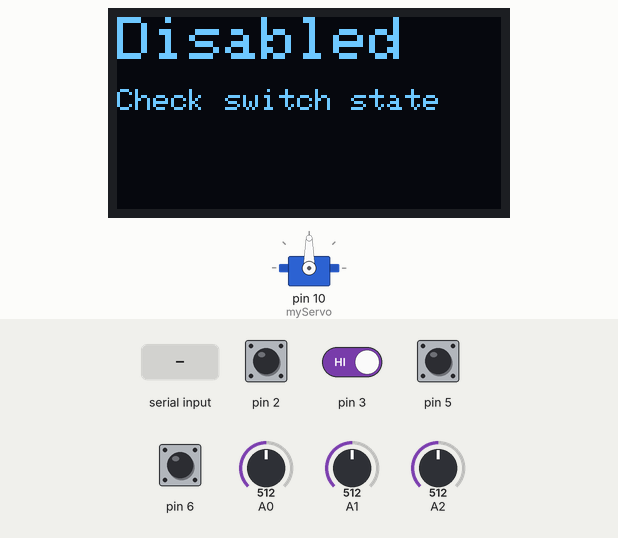
Bench run of a sketch on a simulated Arduino Uno, built with avr-gcc and run on an emulated ATmega328P. On the bench: 128×64 one-colour display, servo. The test bench sets the inputs (shaded band); at power-on: pin 2, pin 3, pin 5, pin 6 HIGH, A0 = 512, A1 = 512, A2 = 512. What the sketch prints to the serial monitor is not drawn.

Above: at 1.2 s.
1.3 s: pin 6 pulled LOW for 1 s
At 2.1 s:
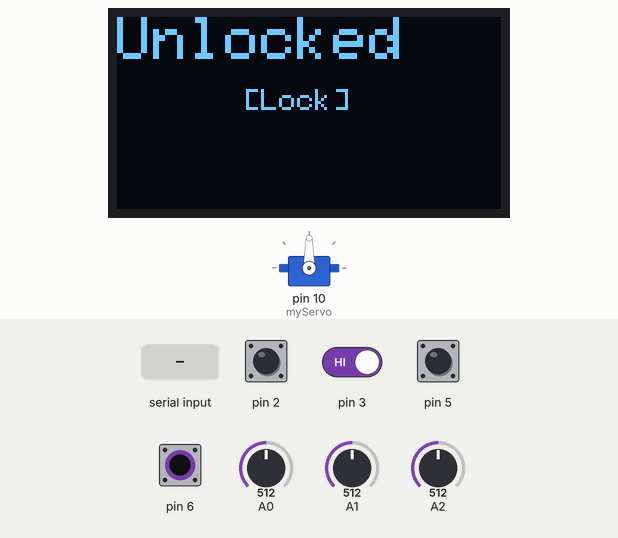
8.6 s: pin 3 driven LOW and pin 6 driven LOW
At 9.8 s:
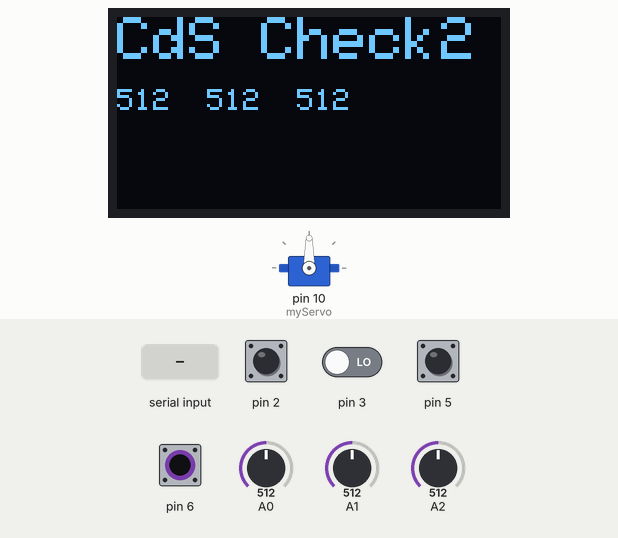
10.2 s: "UNLOCK\n" received over Serial
At 10.7 s:
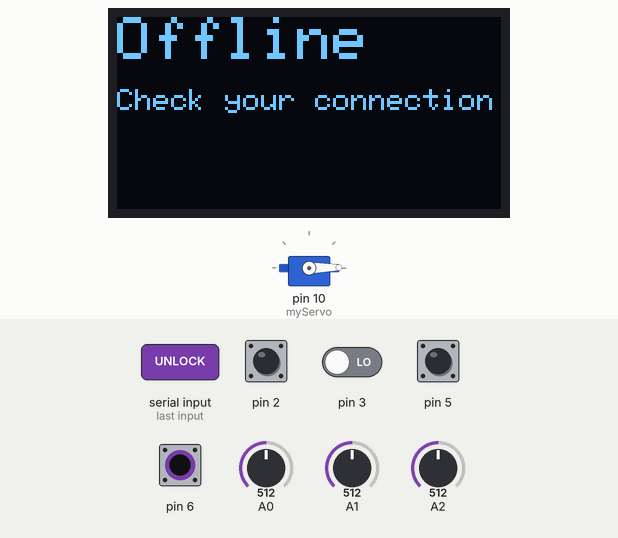
Timing chart, 0 to 13.2 s (numbered marks = the images above; inputs shaded):
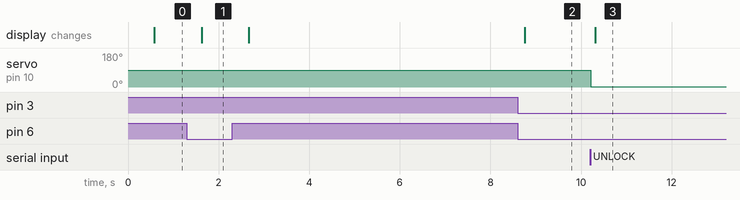

Measured:
- after the input at 1.3 s, the display: changes after 0.32 s (image 1)
- after the input at 8.6 s, the display: changes after 0.15 s (image 2)
- after the input at 10.2 s, servo on pin 10 (myServo): 90° → 1° at once

The sketch:

arduino-device.ino
```cpp
#include<Wire.h>
#include<Adafruit_GFX.h>
#include<Adafruit_SSD1306.h>
#include <Servo.h>

Adafruit_SSD1306 display(-1);
Servo myServo;

void setup() {
  Serial.begin(19200);
  display.begin(SSD1306_SWITCHCAPVCC, 0x3C);
  myServo.attach(10);
  pinMode(2, INPUT_PULLUP);
  pinMode(3, INPUT_PULLUP);
  pinMode(5, INPUT_PULLUP);
  pinMode(6, INPUT_PULLUP);
}

void printShortLongText(String shortt, String longt) {
  display.clearDisplay();
  display.setTextColor(WHITE);
  display.setCursor(0, 0);
  display.setTextSize(2);
  display.println(shortt);
  display.setTextSize(1);
  display.println("");
  display.println(longt);
  display.display();
}

int prev_mode = 0;
int prev_state = 1;

bool isLocked = false;
int key_c = 0;
int count = 0;
int ka_count = 0;
int input;
String in_str;

int cds[3] = {0, 0, 0};
int before_cds[3] = {0, 0, 0};
int cds2[3] = {0, 0, 0};
int before_cds2[3] = {0, 0, 0};
int mode0_state = 0;
int mode0_cur = 0;

int lcd = 0;
void loop() {
  key_c++;
  int mode = prev_mode;
  int state = prev_state;
  if(key_c % 50 == 0) {
    key_c = 0;
    mode = (digitalRead(2) == HIGH ? 0 : 1 * pow(2, 2)) + (digitalRead(3) == HIGH ? 0 : 1 * pow(2, 1)) + (digitalRead(5) == HIGH ? 0 : 1 * pow(2, 0));
    state = (digitalRead(6) == HIGH ? 0 : 1);
    cds[0] = analogRead(A0) >= 512 ? 0 : 1;
    cds[1] = analogRead(A1) >= 512 ? 0 : 1;
    cds[2] = analogRead(A2) >= 512 ? 0 : 1;
    if (mode == 2) {
      cds2[0] = analogRead(A0);
      cds2[1] = analogRead(A1);
      cds2[2] = analogRead(A2);
    }
  }

  if(state != prev_state) {
    mode0_state = 0;
    mode0_cur = 0;
    Serial.println("STATE_" + String(state));
  }

  if(mode != prev_mode) {
    mode0_state = 0;
    mode0_cur = 0;
  }

  prev_mode = mode;
  prev_state = state;

  // Serial String Builder
  count++;
  input = Serial.read();
  while (input != -1) {
    in_str += String(char(input));
    if(char(input) == '\n') {
      input = -1;
    } else {
      input = Serial.read();
    }
  }

  // Serial command
  if(in_str.endsWith("\n")) {
      in_str.replace("\n", "");

      if(in_str == "Info") {
        Serial.println(String(mode) + "_" + String(state) + "_" + String(isLocked ? 1 : 0));
      } else if(in_str == "KeepAlive") {
        // Keep-alive (Receive)
        count = 0;
        ka_count = 0;
      } else if(in_str == "LOCK" && state != 0) {
        isLocked = true;
        mode0_state = 0;
        mode0_cur = 0;
        myServo.write(179);

        Serial.println("LOCK_" + (isLocked ? 1 : 0));
      } else if(in_str == "UNLOCK" && state != 0) {
        isLocked = false;
        mode0_state = 0;
        mode0_cur = 0;
        myServo.write(1);

        Serial.println("LOCK_" + (isLocked ? 1 : 0));
      }

      Serial.println("RECV " + in_str);
      in_str = "";
  }

  // Keep-alive (Check)
  if(ka_count >= 5) {
    if (lcd != 1) printShortLongText("Offline", "Check your connection");
    mode0_state = 0;
    mode0_cur = 0;
    lcd = 1;
    delay(10);
    return;
  } else if(state == 0) {
    if (lcd != 2) printShortLongText("Disabled", "Check switch state");
    lcd = 2;
  } else if(mode == 1 || mode == 2) {
    // do nothing.
  } else if (isLocked) {
    if (lcd != 3) printShortLongText("Locked", "Use website to unlock");
    lcd = 3;
  } else if (!isLocked) {
    if (lcd != 4) printShortLongText("Unlocked", "       [Lock]     ");
    lcd = 4;
  }

  // Keep-alive (Count)
  if(count % 200 == 0) {
    count = 0;
    ka_count++;
  }

  if(state == 0) {
    delay(10);
    return;
  }

  if(mode == 0) {
    // Normal mode.
    if(!isLocked) {
      if(cds[1] == 1 && mode0_state == 0) {
        printShortLongText("Really?", "   [No]       Yes ");
        lcd = 4;
        mode0_state = 1;
      } else if(cds[1] == 0 && mode0_state == 1) {
        // wait to 0 prevent chattering
        mode0_state = 2;
      } else if(mode0_state == 2) {
        if(cds[0] == 1 && cds[1] == 0 && cds[2] == 0) {
          if(mode0_cur == 1) {
            printShortLongText("Really?", "   [No]       Yes ");
            mode0_cur = 0;
          }
          mode0_state = 3;
        } else if(cds[0] == 0 && cds[1] == 1 && cds[2] == 0) {
          if(mode0_cur == 1) {
            Serial.println("LOCKME");
          } else {
            printShortLongText("Unlocked", "       [Lock]     ");
          }
          mode0_cur = 0;
          mode0_state = 4;
        } else if(cds[0] == 0 && cds[1] == 0 && cds[2] == 1) {
          if(mode0_cur == 0) {
            printShortLongText("Really?", "    No       [Yes] ");
            mode0_cur = 1;
          }
          mode0_state = 3;
        }
      } else if(cds[0] == 0 && cds[1] == 0 && cds[2] == 0 && mode0_state == 3) {
        mode0_state = 2;
      } else if(cds[0] == 0 && cds[1] == 0 && cds[2] == 0 && mode0_state == 4) {
        mode0_state = 0;
      }
    }
  } else if(mode == 1) {
    // CdS adjusting mode.
    if(cds[0] != before_cds[0] || cds[1] != before_cds[1] || cds[2] != before_cds[2] || lcd != 5) {
      printShortLongText("CdS Check", String(cds[0]) + "  " + String(cds[1]) + "  " + String(cds[2]));
      lcd = 5;
    }
  } else if(mode == 2) {
    // Adv CdS adjusting mode.
    if(cds2[0] != before_cds2[0] || cds2[1] != before_cds2[1] || cds2[2] != before_cds2[2] || lcd != 6) {
      printShortLongText("CdS Check2", String(cds2[0]) + "  " + String(cds2[1]) + "  " + String(cds2[2]));
      lcd = 6;
    }
  }

  before_cds[0] = cds[0];
  before_cds[1] = cds[1];
  before_cds[2] = cds[2];
  before_cds2[0] = cds2[0];
  before_cds2[1] = cds2[1];
  before_cds2[2] = cds2[2];
  delay(10);
}
```
